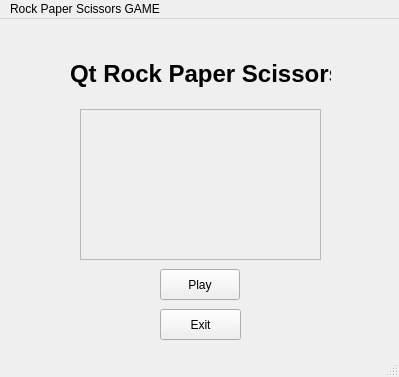
<?xml version="1.0" encoding="UTF-8"?>
<ui version="4.0">
 <class>MainWindow</class>
 <widget class="QMainWindow" name="MainWindow">
  <property name="geometry">
   <rect>
    <x>0</x>
    <y>0</y>
    <width>399</width>
    <height>377</height>
   </rect>
  </property>
  <property name="windowTitle">
   <string>MainWindow</string>
  </property>
  <widget class="QWidget" name="centralwidget">
   <widget class="QFrame" name="frame">
    <property name="geometry">
     <rect>
      <x>80</x>
      <y>90</y>
      <width>241</width>
      <height>151</height>
     </rect>
    </property>
    <property name="frameShape">
     <enum>QFrame::StyledPanel</enum>
    </property>
    <property name="frameShadow">
     <enum>QFrame::Raised</enum>
    </property>
   </widget>
   <widget class="QPushButton" name="playButton">
    <property name="geometry">
     <rect>
      <x>160</x>
      <y>250</y>
      <width>80</width>
      <height>31</height>
     </rect>
    </property>
    <property name="text">
     <string>Play</string>
    </property>
   </widget>
   <widget class="QPushButton" name="exitButton">
    <property name="geometry">
     <rect>
      <x>160</x>
      <y>290</y>
      <width>81</width>
      <height>31</height>
     </rect>
    </property>
    <property name="text">
     <string>Exit</string>
    </property>
   </widget>
   <widget class="QLabel" name="label">
    <property name="geometry">
     <rect>
      <x>70</x>
      <y>30</y>
      <width>261</width>
      <height>51</height>
     </rect>
    </property>
    <property name="text">
     <string>&lt;html&gt;&lt;head/&gt;&lt;body&gt;&lt;p align=&quot;center&quot;&gt;&lt;span style=&quot; font-size:18pt; font-weight:600;&quot;&gt;Qt Rock Paper Scissors&lt;/span&gt;&lt;/p&gt;&lt;/body&gt;&lt;/html&gt;</string>
    </property>
   </widget>
  </widget>
  <widget class="QMenuBar" name="menubar">
   <property name="geometry">
    <rect>
     <x>0</x>
     <y>0</y>
     <width>399</width>
     <height>21</height>
    </rect>
   </property>
   <widget class="QMenu" name="menuRock_Paper_Scissors_GAME">
    <property name="title">
     <string>Rock Paper Scissors GAME</string>
    </property>
   </widget>
   <addaction name="menuRock_Paper_Scissors_GAME"/>
  </widget>
  <widget class="QStatusBar" name="statusbar"/>
 </widget>
 <resources/>
 <connections/>
</ui>
